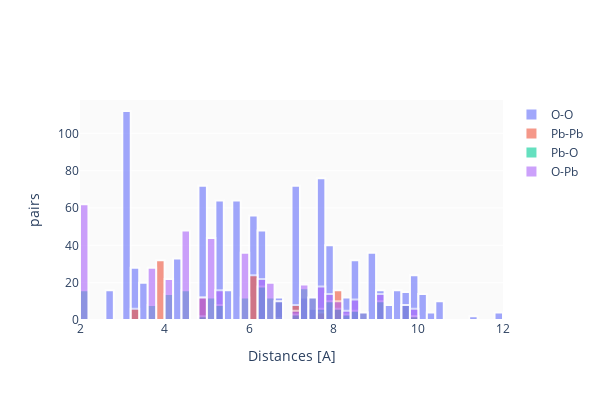

Notebook code cell kept with this figure:
### Markdown cell above
# Plot histogram

### Code cell
cluster.get_pairs()
cluster.plot_hist(plot_engine="plotly")

### Figure 1 — Plotly figure (JSON) as saved in the notebook; plotly's stock layout.template omitted (floating-point values rounded to 4 significant figures; data arrays with more than 128 entries replaced by an {"elided": "..."} marker saying what was removed)
{"data": [{"marker": {"line": {"color": "white", "width": 2}}, "name": "O-O", "opacity": 0.6, "type": "histogram", "x": {"elided": "946 float values"}, "xbins": {"size": 0.2}}, {"marker": {"line": {"color": "white", "width": 2}}, "name": "Pb-Pb", "opacity": 0.6, "type": "histogram", "x": [3.39, 4.96, 3.895, 6.008, 4.96, 3.895, 6.008, 3.895, 7.014, 3.895, 7.791, 6.177, 8.024, 8.024, 6.008, 3.895, 4.96, 6.008, 3.895, 4.96, 6.177, 7.791, 3.895, 7.014, 3.895, 8.024, 8.024, 3.895, 3.39, 7.014, 8.024, 7.791, 3.895, 4.96, 3.895, 6.008, 6.177, 3.895, 8.024, 3.895, 8.024, 7.014, 8.024, 6.008, 8.024, 4.96, 8.024, 6.008, 7.014, 9.92, 7.791, 8.024, 7.014, 6.177, 6.008, 3.895, 4.96, 3.895, 3.895, 8.024, 3.895, 3.39, 3.895, 4.96, 3.895, 6.008, 6.177, 8.024, 3.895, 3.895, 6.008, 8.024, 4.96, 8.024, 6.008, 9.92, 7.014, 6.177, 6.008, 3.895, 4.96, 3.895, 8.024, 3.895, 3.895, 3.39, 6.177, 6.78, 6.008, 6.008, 3.895, 3.39, 6.177, 3.895, 3.895, 3.895, 3.39, 4.96, 4.96, 3.895, 3.895, 3.895, 6.008, 6.008, 7.014], "xbins": {"size": 0.2}}, {"marker": {"line": {"color": "white", "width": 2}}, "name": "Pb-O", "opacity": 0.6, "type": "histogram", "x": {"elided": "214 float values"}, "xbins": {"size": 0.2}}, {"marker": {"line": {"color": "white", "width": 2}}, "name": "O-Pb", "opacity": 0.6, "type": "histogram", "x": {"elided": "446 float values"}, "xbins": {"size": 0.2}}], "layout": {"barmode": "overlay", "height": 400, "plot_bgcolor": "rgba(0.02,0.02,0.02,0.02)", "width": 600, "xaxis": {"tickmode": "auto", "title": {"text": "Distances [A]"}}, "yaxis": {"title": {"text": "pairs"}}}}
